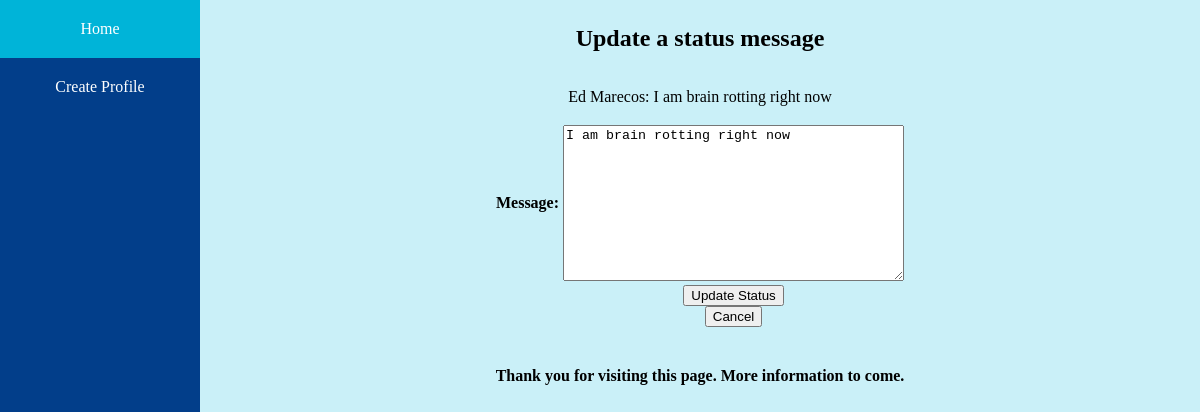
/mini_fb/status/12/update, run on an earlier commit of the app's database.
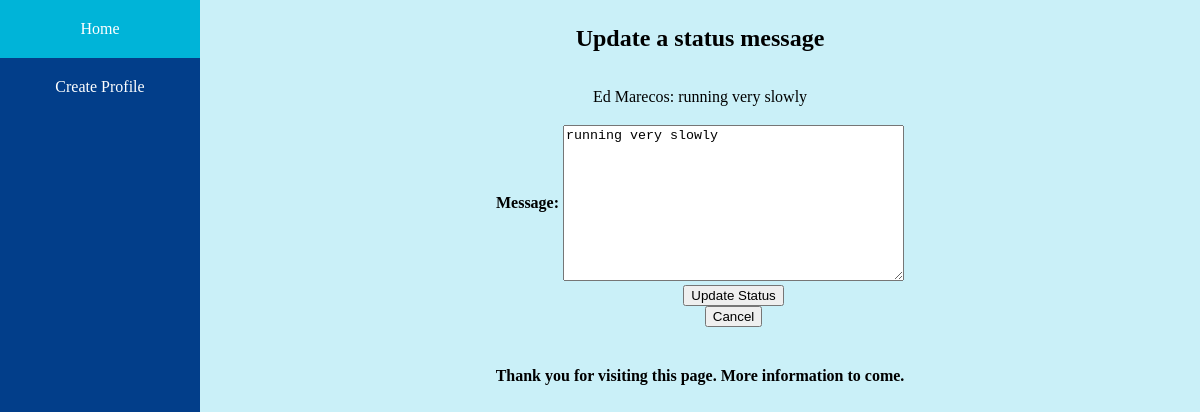
And on a later commit of the database.
### mini_fb/models.py (models this page shows, shortened)
class StatusMessage(models.Model):
    timestamp = models.DateTimeField(auto_now=True)
    message = models.TextField()
    profile = models.ForeignKey("Profile", on_delete=models.CASCADE)
    def __str__(self):
        return f'{self.profile}: {self.message}'

class Profile(models.Model):
    first_name = models.TextField(blank=False)
    last_name = models.TextField(blank=False)
    city = models.TextField(blank=False)
    email = models.TextField(blank=False)
    profile_image_url = models.TextField(blank=True)
    def __str__(self):
        return self.first_name + " " + self.last_name

### mini_fb/views.py (the view, shortened to what this page needs)
# urls.py: path(r'status/<int:pk>/update', views.UpdateStatusMessageView.as_view(), name="update_status"),
class UpdateStatusMessageView(UpdateView):
    model = StatusMessage
    form_class = UpdateStatusMessageForm
    template_name = "mini_fb/update_status_form.html"
    context_object_name = "status"

### mini_fb/forms.py
class UpdateStatusMessageForm(forms.ModelForm):
    class Meta:
        model = StatusMessage
        fields = ['message']

### mini_fb/templates/mini_fb/update_status_form.html (shortened to what this page needs)
{% extends 'mini_fb/base.html' %}
{% block content %}
<h2>Update a status message</h2>
<p>{{status}}</p>
<table>
    <form method="POST"> {% csrf_token %}
    {{form.as_table}}
    <tr>
        <td></td>
        <td>
            <input type="submit" name="update_status" value="Update Status">
    </form>
            <form action="{% url 'show_profile' status.profile.pk %}">
                <input type="submit" name="cancel" value="Cancel">
            </form>
</table>
{% endblock %}

### mini_fb/templates/mini_fb/base.html (shortened to what this page needs)
 {% load static %}
 <html>
     <head>
         <link rel="stylesheet", href="{% static 'mini_fb.css' %}">
     </head>
     <body>
         <nav class="navbar">
            <a href="{% url 'show_all_profiles' %}">Home</a>
            <a href="{% url 'create_profile' %}">Create Profile</a>
         </nav>
        <div class="content">
            {% block content %}{% endblock %}
            <footer>
                <h4>Thank you for visiting this page. More information to come.</h4>
            </footer>
        </div>
     </body>
 </html>

### static/mini_fb.css (style rules this page uses)
body { display: flex; padding: 0px; margin: 0px; }
.navbar { list-style-type: none; background-color: #023e8a; width: 200px; height: 100%; position: fixed; overflow: auto; }
.navbar a { display: block; color: white; text-decoration: none; text-align: center; padding: 20px; }
.content { background-color: #caf0f8; width: 100%; padding: 5px; margin-left: 200px; align-items: center; display: flex; justify-content: flex-start; align-items: center; flex-direction: column; overflow: auto; }
.content p { margin-left: 20px; margin-right: 20px; }
.content td { text-align: center; }

What changed in the data, as far as the page shows it:
changed StatusMessage: profile+message "Ed Marecos: I am brain rotting right now" → "Ed Marecos: running very slowly"; message "I am brain rotting right now" → "running very slowly"
